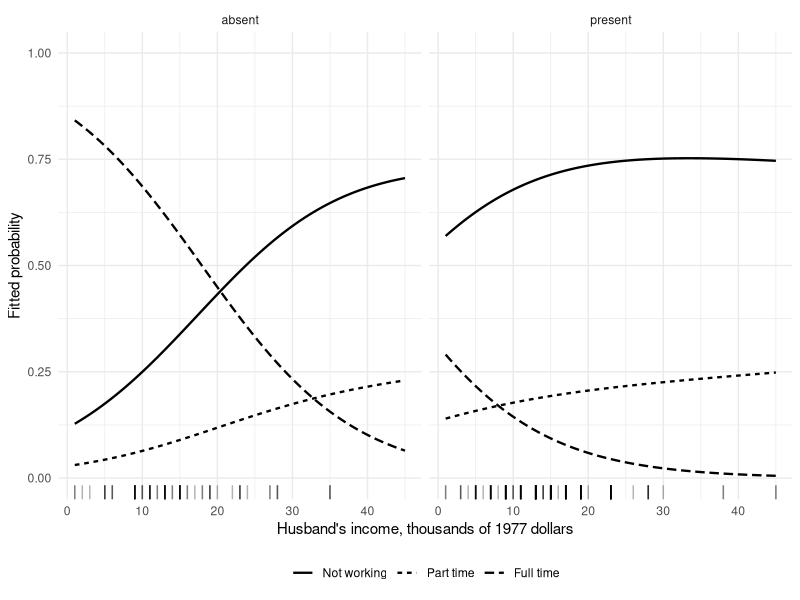
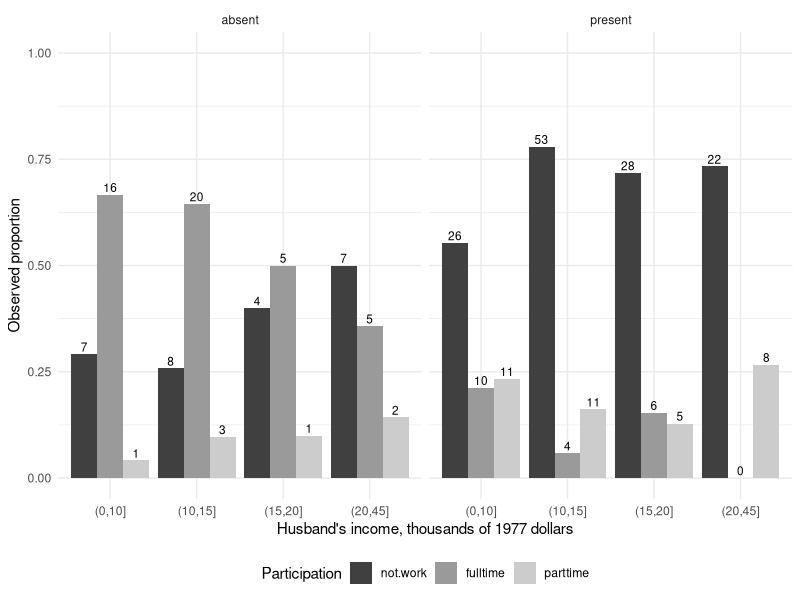
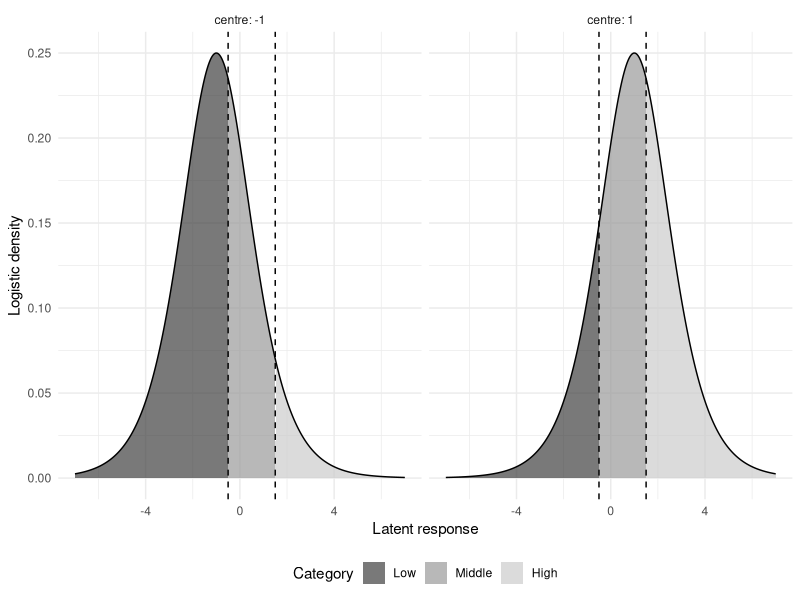
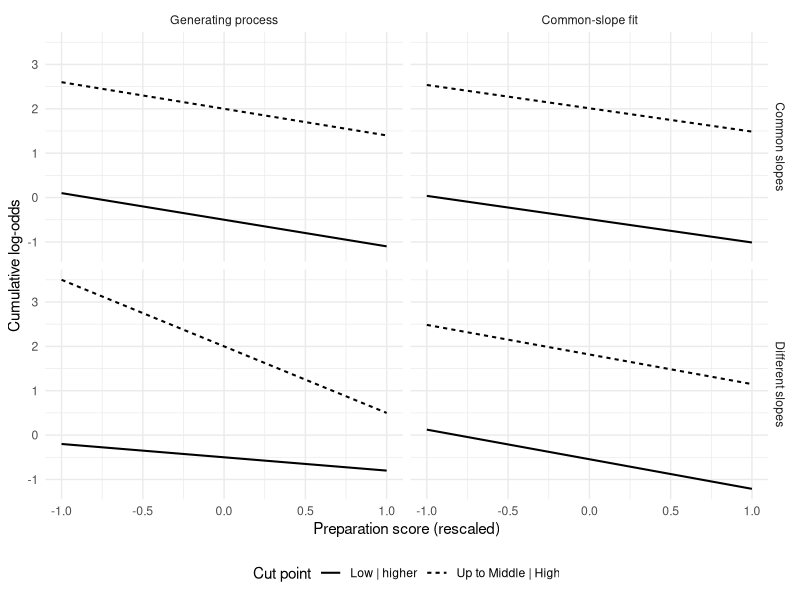
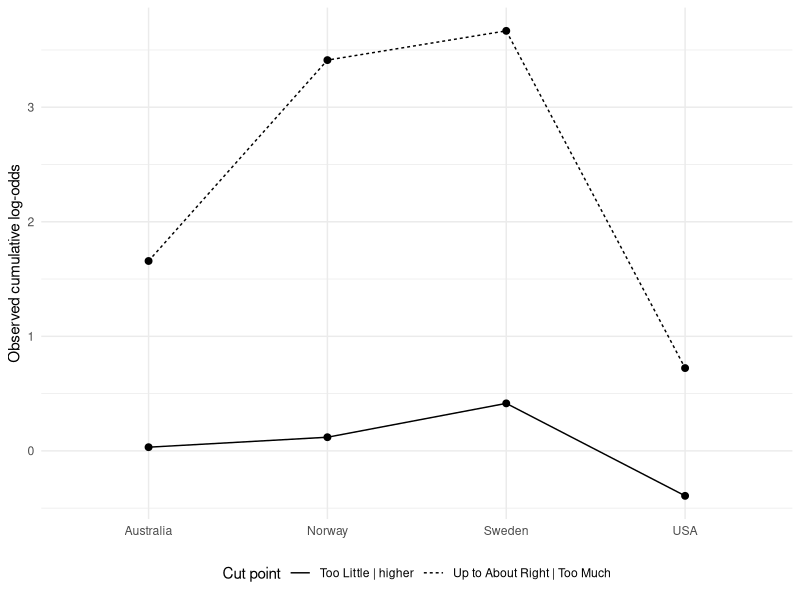
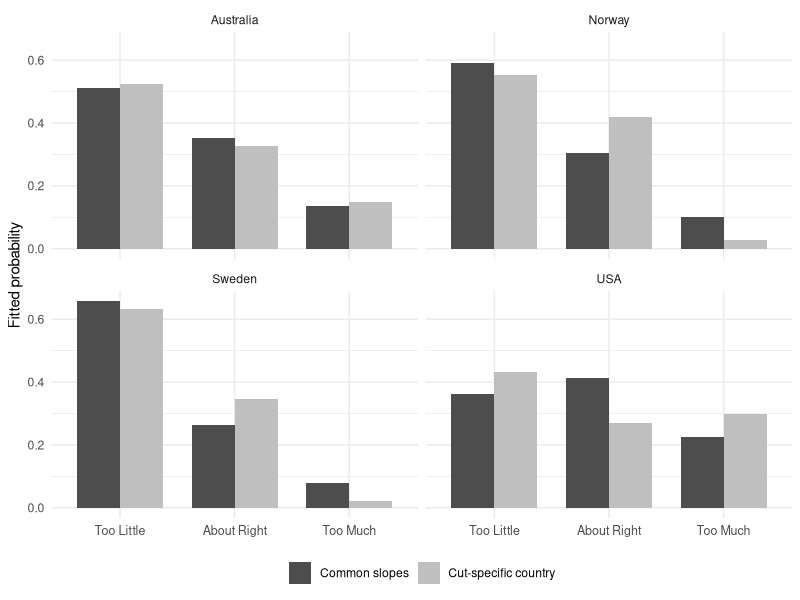
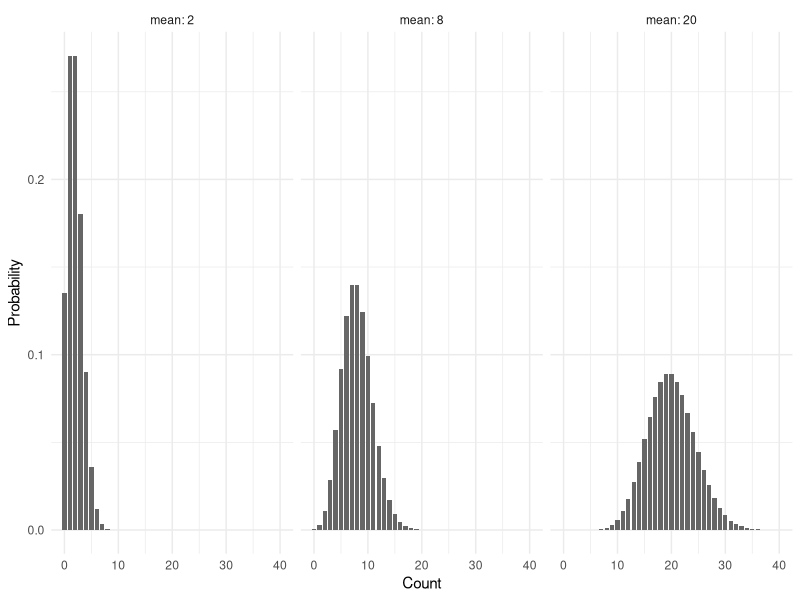
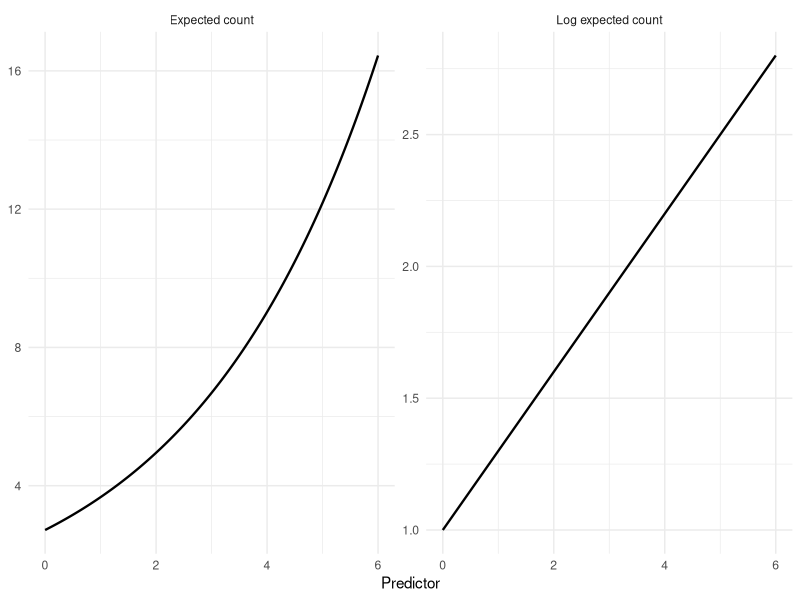

Write the R code that produced these figures, in order.
## ---- chunk 1
#| label: setup
#| include: false
knitr::opts_chunk$set(echo = FALSE, warning = FALSE, message = FALSE, fig.pos = "!ht")
if (knitr::is_latex_output()) knitr::opts_chunk$set(dev = "cairo_pdf")
options(digits = 7, width = 68)
library(ggplot2); library(nnet); library(ordinal); library(MASS)
theme_set(theme_minimal(base_size = 11))
d0 <- carData::Womenlf; dat <- d0
dat$partic <- relevel(dat$partic, "not.work")
nom <- multinom(partic ~ hincome + children, data = dat, trace = FALSE)
dat$ord <- factor(as.character(dat$partic), levels = c("not.work", "parttime", "fulltime"), ordered = TRUE)
ord <- polr(ord ~ hincome + children, data = dat, Hess = TRUE)
ordcheck <- clm(ord ~ hincome + children, data = dat)
opinion <- carData::WVS
po <- clm(poverty ~ religion + degree + country + age + gender, data = opinion)
cutfit <- clm(poverty ~ religion + degree + age + gender, nominal = ~ country, data = opinion)
absence <- MASS::quine
mp <- glm(Days ~ Eth + Sex + Age + Lrn, family = poisson, data = absence)
mq <- glm(Days ~ Eth + Sex + Age + Lrn, family = quasipoisson, data = absence)
mn <- MASS::glm.nb(Days ~ Eth + Sex + Age + Lrn, data = absence)
mi <- glm(Days ~ Eth * Age + Sex + Lrn, family = poisson, data = absence)
set.seed(1202)
risk <- rnorm(500)
mentor <- rbinom(500, 1, plogis(-.4 + .8 * risk))
mobile <- rbinom(500, 1, plogis(-1.2 + .7 * risk))
days <- ifelse(mobile == 1, round(runif(500, 30, 150)), 180)
events <- rpois(500, days * exp(-4.2 - .35 * mentor + .45 * risk))
sim <- data.frame(events, mentor, risk, days)
ratefit <- glm(events ~ mentor + risk, offset = log(days), family = poisson, data = sim)
countfit <- glm(events ~ mentor + risk, family = poisson, data = sim)
freefit <- glm(events ~ mentor + risk + log(days), family = poisson, data = sim)
stopifnot(nrow(dat) == 263, nrow(opinion) == 5381, nrow(absence) == 146,
  abs(deviance(nom) - 422.8819) < .0001,
  abs(AIC(po) - 10420.5924) < .0001,
  abs(mn$theta - 1.2749) < .0001)
## ---- chunk 2
#| label: fig-ch12-nominal-fitted
#| fig-cap: "Fitted participation probabilities across income, with observed income support shown below."
#| fig-alt: "Full-time probability falls as income increases in both panels, especially with children present. Not-working and part-time probabilities take the remaining share. Rugs show that observations are concentrated at lower incomes."
#| fig-height: 3.6
#| fig-width: 6.2
grid <- expand.grid(hincome = seq(1, 45, length.out = 201),
  children = c("absent", "present"))
prob <- predict(nom, grid, type = "probs")
curves <- data.frame(grid[rep(seq_len(nrow(grid)), 3), ],
  category = rep(colnames(prob), each = nrow(grid)), probability = as.vector(prob))
curves$category <- factor(curves$category, levels = c("not.work", "parttime", "fulltime"),
  labels = c("Not working", "Part time", "Full time"))
ggplot(curves, aes(hincome, probability, linetype = category)) +
  geom_line(linewidth = .8) + facet_wrap(~children) +
  geom_rug(data = dat, aes(x = hincome), inherit.aes = FALSE, alpha = .3) +
  scale_y_continuous(limits = c(0, 1)) +
  labs(x = "Husband's income, thousands of 1977 dollars", y = "Fitted probability", linetype = NULL) +
  theme(legend.position = "bottom")
## ---- chunk 3
#| label: fig-ch12-nominal-observed
#| fig-cap: "Observed participation composition by income band and children present; bar labels are counts."
#| fig-alt: "Full-time participation declines across income bands, especially among women with children present, where the highest-income band has no full-time workers. Part-time and not-working categories carry different patterns."
#| fig-height: 4.2
#| fig-width: 6.2
z <- as.data.frame(table(income = cut(dat$hincome, c(0, 10, 15, 20, 45)), children = dat$children, status = dat$partic))
z$share <- ave(z$Freq, z$income, z$children, FUN = function(x) x/sum(x))
ggplot(z, aes(income, share, fill = status)) + geom_col(position = "dodge") +
 geom_text(aes(label = Freq), position = position_dodge(.9), vjust = -.3, size = 3) + facet_wrap(~children) +
 scale_fill_grey(start = .25, end = .8) + scale_y_continuous(limits = c(0, 1)) +
 labs(x = "Husband's income, thousands of 1977 dollars", y = "Observed proportion", fill = "Participation") + theme(legend.position = "bottom")
## ---- chunk 4
#| label: fig-ch12-thresholds
#| fig-pos: H
#| fig-cap: "The same thresholds divide two shifted logistic distributions into three ordered categories."
#| fig-alt: "Fixed thresholds at minus one half and one and a half divide a logistic density. Moving its centre from minus one to plus one shifts probability from the lowest to the highest category."
#| fig-height: 3.6
#| fig-width: 6.2
g <- expand.grid(value = seq(-7, 7, length.out = 601), centre = c(-1, 1))
g$density <- dlogis(g$value, location = g$centre)
g$category <- cut(g$value, c(-Inf, -.5, 1.5, Inf), labels = c("Low", "Middle", "High"))
ggplot(g, aes(value, density)) + geom_area(aes(fill = category), alpha = .7) + geom_line() +
 geom_vline(xintercept = c(-.5, 1.5), linetype = 2) + facet_wrap(~centre, labeller = label_both) +
 scale_fill_grey(start = .25, end = .8) + labs(x = "Latent response", y = "Logistic density", fill = "Category") + theme(legend.position = "bottom")
## ---- chunk 5
#| include: false
draw <- function(n, b = c(.6, .6)) {
  x <- runif(n, -1, 1)
  p1 <- plogis(-.5 - b[1] * x)
  p2 <- plogis(2 - b[2] * x)
  stopifnot(all(p1 < p2))
  u <- runif(n)
  data.frame(x, y = ordered(1 + (u > p1) + (u > p2)))
}
set.seed(1211)
sim1 <- draw(4000)
set.seed(1212)
sim2 <- draw(4000, c(.3, 1.5))
fit1 <- ordinal::clm(y ~ x, data = sim1)
fit2 <- ordinal::clm(y ~ x, data = sim2)
free2 <- ordinal::clm(y ~ 1, nominal = ~x, data = sim2)
stopifnot(abs(coef(fit1)['x'] - .5253486262) < 1e-7,
  abs(coef(fit2)['x'] - .6673200983) < 1e-7)
## ---- chunk 6
#| label: fig-ch12-po-process
#| fig-pos: H
#| fig-cap: "Known cumulative logits and the common-slope fits to two generated samples. The lower row makes the imposed restriction visible."
#| fig-alt: "Four panels compare truth and fit. Common generating slopes of .6 yield a fitted common slope .5253. Different generating slopes .3 and 1.5 are forced into parallel fitted lines with slope .6673, hiding their different changes across preparation."
#| fig-height: 4.4
#| fig-width: 6.2
g <- expand.grid(x = seq(-1, 1, length.out = 101),
  cut = c("Low | higher", "Up to Middle | High"),
  process = c("Common slopes", "Different slopes"),
  view = c("Generating process", "Common-slope fit"))
j <- match(g$cut, c("Low | higher", "Up to Middle | High"))
g$logit <- NA_real_
for (k in 1:2) {
  rows <- g$process == c("Common slopes", "Different slopes")[k]
  fit <- list(fit1, fit2)[[k]]
  truth <- if (k == 1) c(.6, .6) else c(.3, 1.5)
  g$logit[rows] <- ifelse(g$view[rows] == "Generating process",
    c(-.5, 2)[j[rows]] - truth[j[rows]] * g$x[rows],
    fit$alpha[j[rows]] - fit$beta * g$x[rows])
}
g$view <- factor(g$view,
  levels = c("Generating process", "Common-slope fit"))
ggplot(g, aes(x, logit, linetype = cut)) + geom_line(linewidth = .7) +
  facet_grid(process ~ view) +
  labs(x = "Preparation score (rescaled)",
    y = "Cumulative log-odds", linetype = "Cut point") +
  theme(legend.position = "bottom")
## ---- chunk 7
#| label: fig-ch12-observed-logits
#| fig-cap: "Observed cumulative logits by country, before adjustment."
#| fig-alt: "Country gaps differ greatly between the two cut points. Norway and Sweden have much larger upper-cut logits than Australia, while the United States is lower at both cuts."
#| fig-height: 3.6
#| fig-width: 6.2
o <- table(opinion$country, opinion$poverty); z <- prop.table(o, 1)
p <- data.frame(country = rep(rownames(o), 2), logit = c(qlogis(z[,1]), qlogis(z[,1]+z[,2])),
 cut = rep(c("Too Little | higher", "Up to About Right | Too Much"), each = nrow(o)))
ggplot(p, aes(country, logit, group = cut, linetype = cut)) + geom_line() + geom_point(size = 2) +
 labs(x = NULL, y = "Observed cumulative log-odds", linetype = "Cut point") + theme(legend.position = "bottom")
## ---- chunk 8
#| label: fig-ch12-ordinal-comparison
#| fig-cap: "Relaxing the country restriction reallocates probability across the opinion categories."
#| fig-alt: "Four country panels compare common and cut-specific country slopes at the same profile. Norway Too Much falls from .1021 to .0289; the United States About Right category also changes substantially."
#| fig-height: 4.4
#| fig-width: 6.2
profile <- data.frame(religion = "yes", degree = "no", country = levels(opinion$country),
  age = 45, gender = "female")
a <- predict(po, newdata = profile, type = "prob")$fit
b <- predict(cutfit, newdata = profile, type = "prob")$fit
z <- data.frame(country = rep(profile$country, 6),
  category = rep(rep(colnames(a), each = nrow(profile)), 2),
  model = rep(c("Common slopes", "Cut-specific country"), each = length(a)),
  probability = c(a, b))
z$category <- factor(z$category, levels = colnames(a))
ggplot(z, aes(category, probability, fill = model)) +
  geom_col(position = "dodge", width = .75) + facet_wrap(~country) +
  scale_fill_grey(start = .3, end = .75) +
  labs(x = NULL, y = "Fitted probability", fill = NULL) +
  theme(legend.position = "bottom", axis.text.x = element_text(size = 9))
## ---- chunk 9
#| label: fig-ch12-poisson-pmf
#| fig-cap: "Poisson distributions at means 2, 8 and 20; the conditional variance equals the mean in each panel."
#| fig-alt: "Three bar distributions over nonnegative integers become wider and less right-skewed as their means rise from two to eight to twenty."
#| fig-height: 3.0
#| fig-width: 6.2
p <- expand.grid(count = 0:40, mean = c(2, 8, 20)); p$prob <- dpois(p$count, p$mean)
ggplot(p, aes(count, prob)) + geom_col(fill = "grey40", width = .8) +
 facet_wrap(~mean, labeller = label_both) + labs(x = "Count", y = "Probability")
## ---- chunk 10
#| label: fig-ch12-log-link
#| fig-cap: "An additive log mean implies multiplicative expected counts."
#| fig-alt: "A straight line on the log-mean scale corresponds to a rising convex curve for expected counts."
#| fig-height: 3.0
#| fig-width: 6.2
x <- seq(0, 6, length.out = 121)
p <- rbind(data.frame(x, value = 1 + .3*x, scale = "Log expected count"),
 data.frame(x, value = exp(1 + .3*x), scale = "Expected count"))
ggplot(p, aes(x, value)) + geom_line(linewidth = .8) + facet_wrap(~scale, scales = "free_y") + labs(x = "Predictor", y = NULL)
## ---- chunk 11
#| label: fig-ch12-absence-distribution
#| fig-cap: "Recorded days absent among 146 pupils in a rural New South Wales study."
#| fig-alt: "Absences have a floor at zero, with nine zero counts, and a long right tail extending to eighty-one days."
#| fig-height: 3.1
#| fig-width: 6.2
ggplot(absence, aes(Days)) + geom_histogram(binwidth = 5, boundary = -.5, fill = "grey65", colour = "white") +
 labs(x = "Days absent in the academic year", y = "Pupils")
## ---- chunk 12
#| label: fig-ch12-exposure
#| fig-cap: "Counts depend on both rate and exposure in the invented 500-student study."
#| fig-alt: "Two scatterplots by mentoring show incident counts rising in spread with enrolled days, with a dense stripe at one hundred eighty days."
#| fig-height: 3.1
#| fig-width: 6.2
ggplot(sim, aes(days, events)) + geom_jitter(width = 1.1, height = .13, alpha = .35) +
 facet_wrap(~mentor, labeller = label_both) + labs(x = "Enrolled days", y = "Incident referrals")
## ---- chunk 13
#| label: fig-ch12-variance-functions
#| fig-cap: "Variance functions fitted to the absence records, with descriptive binned means and variances."
#| fig-alt: "The Poisson identity line lies far below the observed binned variation. The quasi-Poisson straight line and negative-binomial curve cross around mean fifteen and a half days."
#| fig-height: 3.6
#| fig-width: 6.2
bin <- cut(fitted(mp), quantile(fitted(mp), seq(0, 1, .2)), include.lowest = TRUE)
b <- data.frame(mean = as.numeric(tapply(absence$Days, bin, mean)), variance = as.numeric(tapply(absence$Days, bin, var)))
x <- seq(0, 32, length.out = 201); phi <- summary(mq)$dispersion
v <- rbind(data.frame(mean = x, variance = x, family = "Poisson"),
 data.frame(mean = x, variance = phi*x, family = "Quasi-Poisson"),
 data.frame(mean = x, variance = x+x^2/mn$theta, family = "Negative binomial"))
ggplot(v, aes(mean, variance, linetype = family)) + geom_line(linewidth = .8) +
 geom_point(data = b, aes(mean, variance), inherit.aes = FALSE, size = 2.5) +
 labs(x = "Mean days absent", y = "Variance", linetype = NULL) + theme(legend.position = "bottom")
## ---- chunk 14
#| label: tbl-ch12-count-bands
#| tbl-cap: "Observed and fitted count-band totals; the final band includes the entire upper tail."
#| tbl-colwidths: [25,25,25,25]
breaks <- c(-1, 0, 2, 5, 10, 20, 50, Inf)
band <- c("0", "1-2", "3-5", "6-10", "11-20", "21-50", "51 or more")
expect <- function(fit, theta = NULL) {
  F <- sapply(breaks, function(q) if (is.null(theta)) ppois(q, fitted(fit)) else
    pnbinom(q, mu = fitted(fit), size = theta))
  colSums(F[, -1, drop = FALSE] - F[, -ncol(F), drop = FALSE])
}
knitr::kable(data.frame(Band = band,
  Observed = as.vector(table(cut(absence$Days, breaks, labels = band))),
  Poisson = expect(mp), `Negative binomial` = expect(mn, mn$theta),
  check.names = FALSE), digits = c(0, 0, 4, 4), row.names = FALSE)
## ---- chunk 15
#| label: fig-ch12-count-bands
#| fig-cap: "Observed and fitted count-band totals show where the two count distributions differ."
#| fig-alt: "The Poisson model assigns almost no pupils to zero or above fifty days absent, although nine and eight were observed. Negative binomial places appreciable mass in both tails and reduces the Poisson excess in the eleven-to-twenty-day band."
#| fig-height: 3.6
#| fig-width: 6.2
z <- data.frame(band = rep(band, 3),
  source = rep(c("Observed", "Poisson", "Negative binomial"), each = length(band)),
  pupils = c(as.vector(table(cut(absence$Days, breaks, labels = band))),
    expect(mp), expect(mn, mn$theta)))
z$band <- factor(z$band, levels = band)
z$source <- factor(z$source, levels = c("Observed", "Poisson", "Negative binomial"))
ggplot(z, aes(band, pupils, fill = source)) + geom_col(position = "dodge", width = .8) +
  scale_fill_grey(start = .2, end = .8) +
  labs(x = "Days absent", y = "Number of pupils", fill = NULL) +
  theme(legend.position = "bottom")
## ---- chunk 16
#| label: tbl-ch12-partial-full
#| tbl-cap: "Country comparisons at the two cumulative splits, with common slopes for the remaining recorded predictors."
#| tbl-colwidths: [32,22,22,24]
ct <- coef(summary(cutfit))
cutrows <- grep("country", rownames(ct))
z <- ct[cutrows, , drop = FALSE]
term <- c("Norway, lower split", "Norway, upper split",
  "Sweden, lower split", "Sweden, upper split",
  "USA, lower split", "USA, upper split")
knitr::kable(data.frame(Comparison = term, `Above-cut coefficient` = -z[, 1],
  SE = z[, 2], `Odds ratio` = exp(-z[, 1]), check.names = FALSE),
  digits = 4, row.names = FALSE)
## ---- chunk 17
#| label: tbl-ch12-partial-common
#| tbl-cap: "Thresholds and common slopes in the partial proportional-odds fit."
#| tbl-colwidths: [45,18,18,19]
common <- ct[-cutrows, , drop = FALSE]
term <- c("Lower threshold", "Upper threshold", "Religion: yes versus no",
  "Degree: yes versus no", "Age per year", "Male versus female")
ratio <- c("---", "---", sprintf("%.4f", exp(common[3:6, 1])))
knitr::kable(data.frame(Parameter = term, Estimate = common[, 1],
  SE = common[, 2], `Odds ratio` = ratio, check.names = FALSE),
  digits = 4, row.names = FALSE)
## ---- chunk 18
#| label: tbl-ch12-partial-probs
#| tbl-cap: "Profile probabilities under common and country-specific cumulative slopes."
#| tbl-colwidths: [19,24,19,19,19]
profile <- data.frame(religion = factor("yes", levels = levels(opinion$religion)),
  degree = factor("no", levels = levels(opinion$degree)),
  country = levels(opinion$country), age = 45,
  gender = factor("female", levels = levels(opinion$gender)))
a <- predict(po, newdata = profile, type = "prob")$fit
b <- predict(cutfit, newdata = profile, type = "prob")$fit
pr <- rbind(data.frame(Country = profile$country, Model = "Common slopes", a),
            data.frame(Country = profile$country, Model = "Cut-specific country", b))
names(pr)[3:5] <- c("Too Little", "About Right", "Too Much")
knitr::kable(pr, digits = 4, row.names = FALSE)
## ---- chunk 19
#| label: fig-ch12-residuals
#| fig-cap: "Residuals on each count model's own variance and likelihood scales."
#| fig-alt: "Four panels show Pearson and deviance residuals against fitted means for Poisson and negative-binomial fits. The pupil with 81 absent days is identified; the Poisson scale exaggerates the spread relative to its assumed variance."
#| fig-height: 6.0
#| fig-width: 6.2
par(mfrow = c(2, 2), mar = c(4, 4, 2, 1))
for (model in list(mp, mn)) for (type in c("pearson", "deviance")) {
  rr <- residuals(model, type = type)
  plot(fitted(model), rr, pch = 16, col = "grey45", xlab = "Fitted days absent",
       ylab = paste(tools::toTitleCase(type), "residual"))
  abline(h = 0, lty = 2)
  j <- which.max(absence$Days)
  text(fitted(model)[j], rr[j], "81 days", pos = 2, cex = .8)
  title(if (inherits(model, "negbin")) "Negative binomial" else "Poisson")
}
